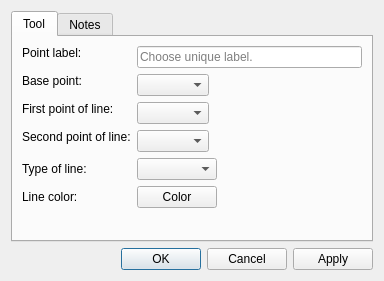
<?xml version="1.0" encoding="UTF-8"?>
<ui version="4.0">
 <class>DialogHeight</class>
 <widget class="QDialog" name="DialogHeight">
  <property name="geometry">
   <rect>
    <x>0</x>
    <y>0</y>
    <width>384</width>
    <height>281</height>
   </rect>
  </property>
  <property name="windowTitle">
   <string>Perpendicular point along line</string>
  </property>
  <property name="windowIcon">
   <iconset resource="../../../vmisc/share/resources/icon.qrc">
    <normaloff>:/icon/64x64/icon64x64.png</normaloff>:/icon/64x64/icon64x64.png</iconset>
  </property>
  <property name="locale">
   <locale language="English" country="UnitedStates"/>
  </property>
  <layout class="QVBoxLayout" name="verticalLayout">
   <item>
    <widget class="QTabWidget" name="tabWidget">
     <property name="currentIndex">
      <number>0</number>
     </property>
     <widget class="QWidget" name="tab">
      <attribute name="title">
       <string>Tool</string>
      </attribute>
      <layout class="QFormLayout" name="formLayout_2">
       <property name="fieldGrowthPolicy">
        <enum>QFormLayout::ExpandingFieldsGrow</enum>
       </property>
       <item row="0" column="0">
        <widget class="QLabel" name="labelEditNamePoint">
         <property name="sizePolicy">
          <sizepolicy hsizetype="Fixed" vsizetype="Fixed">
           <horstretch>0</horstretch>
           <verstretch>0</verstretch>
          </sizepolicy>
         </property>
         <property name="text">
          <string>Point label:</string>
         </property>
        </widget>
       </item>
       <item row="0" column="1">
        <widget class="QLineEdit" name="lineEditNamePoint">
         <property name="toolTip">
          <string>Unique label</string>
         </property>
         <property name="placeholderText">
          <string>Choose unique label.</string>
         </property>
        </widget>
       </item>
       <item row="1" column="0">
        <widget class="QLabel" name="labelBasePoint">
         <property name="sizePolicy">
          <sizepolicy hsizetype="Fixed" vsizetype="Fixed">
           <horstretch>0</horstretch>
           <verstretch>0</verstretch>
          </sizepolicy>
         </property>
         <property name="text">
          <string>Base point:</string>
         </property>
        </widget>
       </item>
       <item row="1" column="1">
        <widget class="QComboBox" name="comboBoxBasePoint"/>
       </item>
       <item row="2" column="0">
        <widget class="QLabel" name="labelFirstLinePoint">
         <property name="sizePolicy">
          <sizepolicy hsizetype="Fixed" vsizetype="Fixed">
           <horstretch>0</horstretch>
           <verstretch>0</verstretch>
          </sizepolicy>
         </property>
         <property name="text">
          <string>First point of line:</string>
         </property>
        </widget>
       </item>
       <item row="2" column="1">
        <widget class="QComboBox" name="comboBoxP1Line"/>
       </item>
       <item row="3" column="0">
        <widget class="QLabel" name="labelSecondLinePoint">
         <property name="sizePolicy">
          <sizepolicy hsizetype="Fixed" vsizetype="Fixed">
           <horstretch>0</horstretch>
           <verstretch>0</verstretch>
          </sizepolicy>
         </property>
         <property name="text">
          <string>Second point of line:</string>
         </property>
        </widget>
       </item>
       <item row="3" column="1">
        <widget class="QComboBox" name="comboBoxP2Line"/>
       </item>
       <item row="4" column="0">
        <widget class="QLabel" name="label_7">
         <property name="text">
          <string>Type of line:</string>
         </property>
        </widget>
       </item>
       <item row="4" column="1">
        <widget class="QComboBox" name="comboBoxLineType">
         <property name="minimumSize">
          <size>
           <width>80</width>
           <height>0</height>
          </size>
         </property>
         <property name="maximumSize">
          <size>
           <width>110</width>
           <height>16777215</height>
          </size>
         </property>
         <property name="iconSize">
          <size>
           <width>80</width>
           <height>14</height>
          </size>
         </property>
        </widget>
       </item>
       <item row="5" column="0">
        <widget class="QLabel" name="label">
         <property name="text">
          <string>Line color:</string>
         </property>
        </widget>
       </item>
       <item row="5" column="1">
        <widget class="VPE::QtColorPicker" name="pushButtonLineColor">
         <property name="text">
          <string>Color</string>
         </property>
        </widget>
       </item>
      </layout>
     </widget>
     <widget class="QWidget" name="tab_2">
      <attribute name="title">
       <string>Notes</string>
      </attribute>
      <layout class="QVBoxLayout" name="verticalLayout_2">
       <item>
        <widget class="QPlainTextEdit" name="plainTextEditToolNotes"/>
       </item>
      </layout>
     </widget>
    </widget>
   </item>
   <item>
    <widget class="QDialogButtonBox" name="buttonBox">
     <property name="orientation">
      <enum>Qt::Horizontal</enum>
     </property>
     <property name="standardButtons">
      <set>QDialogButtonBox::Apply|QDialogButtonBox::Cancel|QDialogButtonBox::Ok</set>
     </property>
    </widget>
   </item>
  </layout>
 </widget>
 <customwidgets>
  <customwidget>
   <class>VPE::QtColorPicker</class>
   <extends>QPushButton</extends>
   <header>../vpropertyexplorer/qtcolorpicker.h</header>
  </customwidget>
 </customwidgets>
 <tabstops>
  <tabstop>buttonBox</tabstop>
 </tabstops>
 <resources>
  <include location="../../../vmisc/share/resources/icon.qrc"/>
 </resources>
 <connections>
  <connection>
   <sender>buttonBox</sender>
   <signal>accepted()</signal>
   <receiver>DialogHeight</receiver>
   <slot>accept()</slot>
   <hints>
    <hint type="sourcelabel">
     <x>248</x>
     <y>254</y>
    </hint>
    <hint type="destinationlabel">
     <x>157</x>
     <y>274</y>
    </hint>
   </hints>
  </connection>
  <connection>
   <sender>buttonBox</sender>
   <signal>rejected()</signal>
   <receiver>DialogHeight</receiver>
   <slot>reject()</slot>
   <hints>
    <hint type="sourcelabel">
     <x>316</x>
     <y>260</y>
    </hint>
    <hint type="destinationlabel">
     <x>286</x>
     <y>274</y>
    </hint>
   </hints>
  </connection>
 </connections>
</ui>
